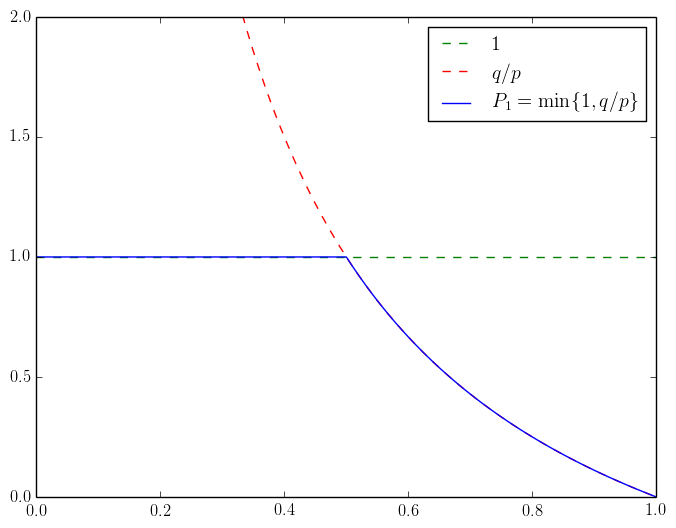

Source code (Python):
#!/usr/bin/python2

import math
import numpy as np
import matplotlib.pyplot as plt

## Use a maximal value of f to avoid overflows
maxvalue = 10

f = lambda p: 1
g = lambda p: (1 - p)/p if p > 0 else float("inf")
fgmin = lambda p: min(f(p), g(p))

xmax = 20
ymax = 6
cstep = 0.2
cs = np.arange(cstep, 4 + 2*cstep, cstep)

plt.rc('text', usetex=True)
plt.rc('font', family='serif')

delta = 0.01
domain  = np.arange(0, 1 + delta, delta)

fplot  = plt.plot(domain, map(f, domain),
                   linestyle = "--", color = "g",
                   label = "$1$")
gplot  = plt.plot(domain, map(g, domain),
                   linestyle = "--", color = "r",
                   label = "$q/p$")
fgplot = plt.plot(domain, map(fgmin, domain),
                   linestyle = "-", color = "b",
                   label = "$P_1 = \\min\\{ 1, q/p \\}$")

plt.legend()

plt.xlim(0, 1)
plt.ylim(0, 2)
plt.savefig("P1.png", bbox_inches = "tight")
